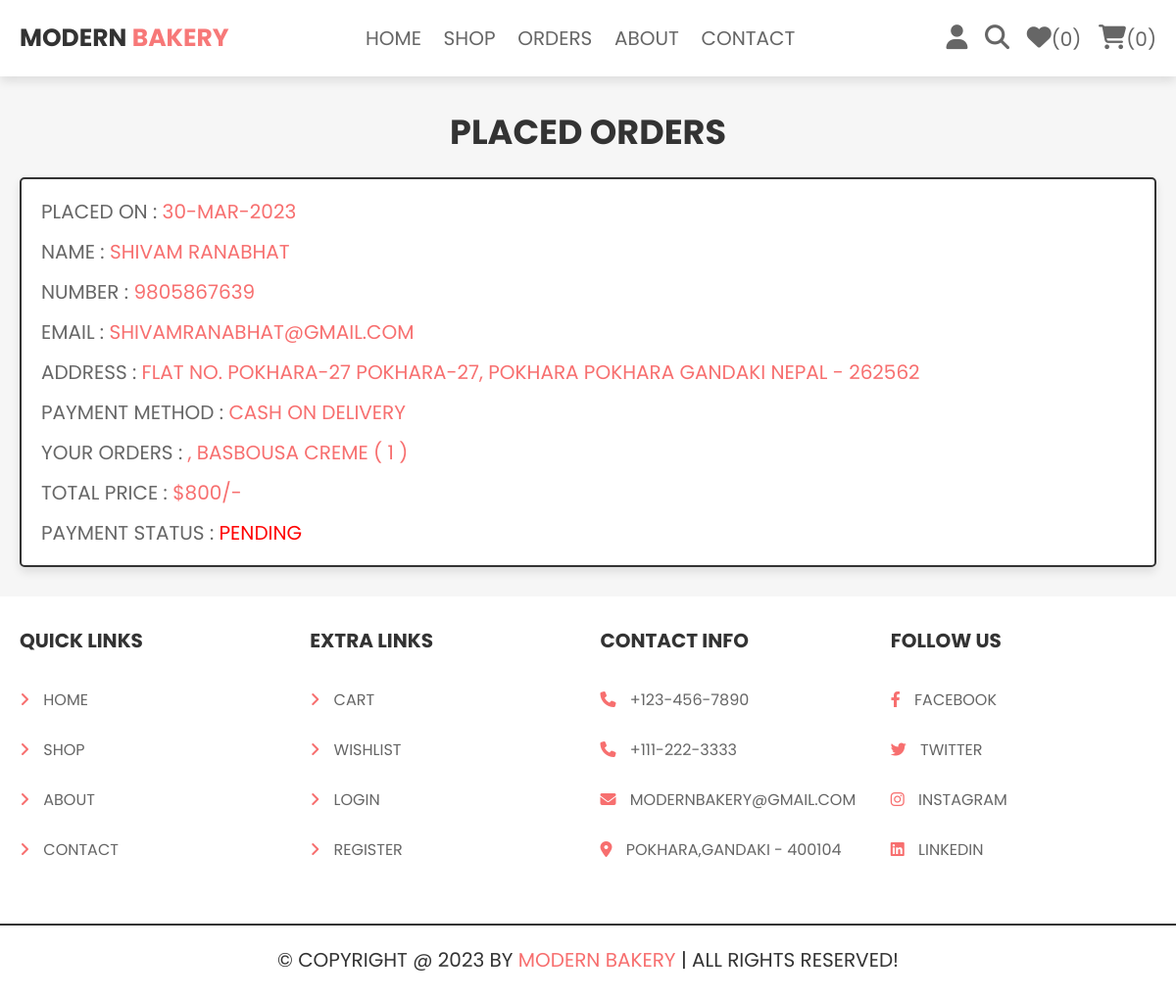
/orders.php (signed in), run on the app's committed database.
### tables this page shows
CREATE TABLE `orders` (
  `id` int(100) NOT NULL,
  `user_id` int(100) NOT NULL,
  `name` varchar(100) NOT NULL,
  `number` varchar(12) NOT NULL,
  `email` varchar(100) NOT NULL,
  `method` varchar(50) NOT NULL,
  `address` varchar(500) NOT NULL,
  `total_products` varchar(1000) NOT NULL,
  `total_price` int(100) NOT NULL,
  `placed_on` varchar(50) NOT NULL,
  `payment_status` varchar(20) NOT NULL DEFAULT 'pending'
);

### orders.php (the view, shortened to what this page needs)
<?php
@include 'config.php';
$user_id = $_SESSION['user_id'];
?>
<!DOCTYPE html>
<html lang="en">
<head>
   <link rel="stylesheet" href="https://cdnjs.cloudflare.com/ajax/libs/font-awesome/6.1.1/css/all.min.css">
   <link rel="stylesheet" href="css/style.css">
</head>
<body>
<?php include 'header.php'; ?>
<section class="placed-orders">
   <h1 class="title">placed orders</h1>
   <div class="box-container">
   <?php
      $select_orders = $conn->prepare("SELECT * FROM `orders` WHERE user_id = ?");
      $select_orders->execute([$user_id]);
      if($select_orders->rowCount() > 0){
         while($fetch_orders = $select_orders->fetch(PDO::FETCH_ASSOC)){
   ?>
   <div class="box">
      <p> placed on : <span><?= $fetch_orders['placed_on']; ?></span> </p>
      <p> name : <span><?= $fetch_orders['name']; ?></span> </p>
      <p> number : <span><?= $fetch_orders['number']; ?></span> </p>
      <p> email : <span><?= $fetch_orders['email']; ?></span> </p>
      <p> address : <span><?= $fetch_orders['address']; ?></span> </p>
      <p> payment method : <span><?= $fetch_orders['method']; ?></span> </p>
      <p> your orders : <span><?= $fetch_orders['total_products']; ?></span> </p>
      <p> total price : <span>$<?= $fetch_orders['total_price']; ?>/-</span> </p>
      <p> payment status : <span style="color:<?php if($fetch_orders['payment_status'] == 'pending'){ echo 'red'; }else{ echo 'green'; }; ?>"><?= $fetch_orders['payment_status']; ?></span> </p>
   </div>
   <?php
      }
   }else{
      echo '<p class="empty">no orders placed yet!</p>';
   }
   ?>
   </div>
</section>
<?php include 'footer.php'; ?>
</body>
</html>

### css/style.css (style rules this page uses)
a,p,h1,h2,h3,h4,h5,h6,li { text-transform: uppercase; }
.placed-orders .box-container { display: flex; flex-wrap: wrap; gap:1.5rem; align-items: flex-start; }
.placed-orders .box-container .box { padding:1rem 2rem; flex:1 1 40rem; border:var(--border); background-color: var(--white); box-shadow: var(--box-shadow); border-radius: .5rem; }
.placed-orders .box-container .box p { margin:.5rem 0; line-height: 1.8; font-size: 2rem; color:var(--light-color); }
.placed-orders .box-container .box p span { color:var(--green); }

### css/components.css (style rules this page uses)
:root { --green:#f76f6f; --orange:#FFBFA9; --red:#e74c3c; --black:#333; --light-color:#666; --white:#fff; --light-bg:#f6f6f6; --border:.2rem solid var(--black); --box-shadow:0 .5rem 1rem rgba(0,0,0,.1); }
* { font-family: 'Poppins', sans-serif; margin:0; padding:0; box-sizing: border-box; outline: none; border:none; text-decoration: none; color:var(--black); }
body { background-color: var(--light-bg); }
html { font-size: 62.5%; overflow-x: hidden; scroll-behavior: smooth; scroll-padding-top: 6.5rem; }
section { padding:3rem 2rem; max-width: 1200px; margin:0 auto; }
.title { text-align: center; margin-bottom: 2rem; text-transform: uppercase; color:var(--black); font-size: 3.5rem; }

### data on the page
orders: placed_on "30-MAR-2023", name "SHIVAM RANABHAT", number "9805867639", email "SHIVAMRANABHAT@GMAIL.COM", address "FLAT NO. POKHARA-27 POKHARA-27, POKHARA POKHARA GANDAKI NEPAL - 262562", method "CASH ON DELIVERY", total_products ", BASBOUSA CREME ( 1 )", total_price "800", payment_status "PENDING"

### other printed values
$count_wishlist_items->rowCount() "0"
$count_cart_items->rowCount() "0"
